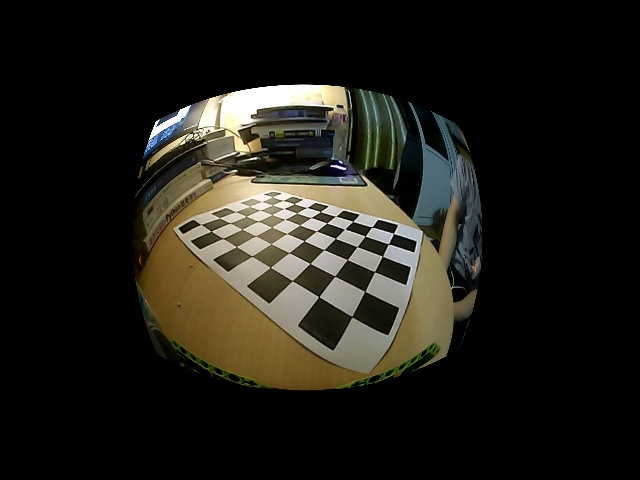
#> input picture otest.jpg, 640 x 480 px; its folder holds only this picture in this run
$ python -i one.py   (imports and definitions only)   (older library calls are emulated)
#> lines starting #> are read from the running program, lines starting #| are printed output that depends on the picture; after the words box and inside, x2 and y2 are one past the last pixel; in counts of white or black regions, pixels touching at a corner belong together
#> further down, picture is the input picture: shape (480, 640, 3); mean B, G, R 23.2, 29.6, 31.3
import cv2
import math
import numpy as np
from driver import *
#globe variable for control
Kp=0.1
Ki=0.5
Kd=0.3
wheelBase=15
V=30

#globe variable for
DIM_C=(640,480)
K_C=np.array([[264.8718530264331, 0.0, 299.52281262869144],
          [0.0, 264.8614748244235, 241.52849384953572],
          [0.0, 0.0, 1.0]])
D_C=np.array([[-0.018465666357146516],
            [0.00023640864891298283],
            [0.0004638369263624063],
            [-0.0010282773327839974]])

def distortionCorrect(orinImg):
    img=undistort(orinImg)
    return img
def undistort(img, K=K_C, D=D_C, DIM=DIM_C, scale=0.6, imshow=False):
#> called with K = array of shape (3, 3), D = array of shape (4, 1), DIM = (640, 480), scale = 0.6, imshow = False
    dim1 = img.shape[:2][::-1]  # dim1 is the dimension of input image to un-distort
#> dim1 = (640, 480)
    assert dim1[0] / dim1[1] == DIM[0] / DIM[1], "Image to undistort needs to have same aspect ratio as the ones used in calibration"
    if dim1[0] != DIM[0]:
        img = cv2.resize(img, DIM, interpolation=cv2.INTER_AREA)
    Knew = K.copy()
#> Knew = [[264.9, 0, 299.5], [0, 264.9, 241.5], [0, 0, 1]]
    if scale:  # change fov
        Knew[(0, 1), (0, 1)] = scale * Knew[(0, 1), (0, 1)]
    map1, map2 = cv2.fisheye.initUndistortRectifyMap(K, D, np.eye(3), Knew, DIM, cv2.CV_16SC2)
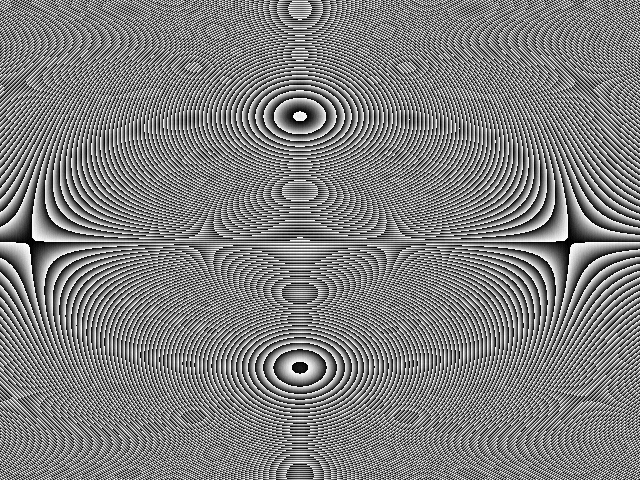
#> map2: shape (480, 640) uint16; min 0, max 1023, mean 511.1; drawn with min black and max white
    undistorted_img = cv2.remap(img, map1, map2, interpolation=cv2.INTER_LINEAR, borderMode=cv2.BORDER_CONSTANT)
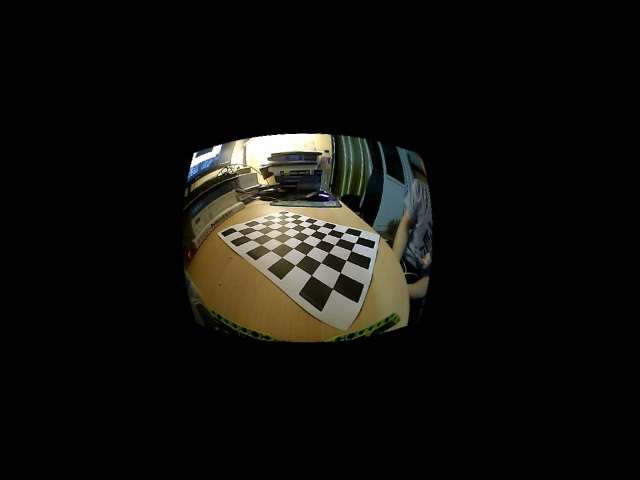
#> undistorted_img: shape (480, 640, 3); mean B, G, R 11.4, 14.5, 15.3
    if imshow:
        cv2.imshow("undistorted", undistorted_img)
    return undistorted_img
def PerspectiveTransfer(img):
    ROTATED_SIZE  = 600 #透视变换后的表盘图像大小
    CUT_SIZE     =  0   #透视变换时四周裁剪长度

    W_cols, H_rows= img.shape[:2]
#> W_cols = 480; H_rows = 640
    # 选用最佳标定点取得最优效果
    pts1 = np.float32([[260, 180], [420, 180], [580, 400], [100, 400]])#[250, 180], [430, 180], [580, 400], [100, 400]
    # 变换后矩阵位置
    pts2 = np.float32([[0, 0], [ROTATED_SIZE, 0], [ROTATED_SIZE, ROTATED_SIZE], [0, ROTATED_SIZE], ])
    # 生成透视变换矩阵；进行透视变换
    M = cv2.getPerspectiveTransform(pts1, pts2)
    dst1 = cv2.warpPerspective(img, M, (ROTATED_SIZE, ROTATED_SIZE))
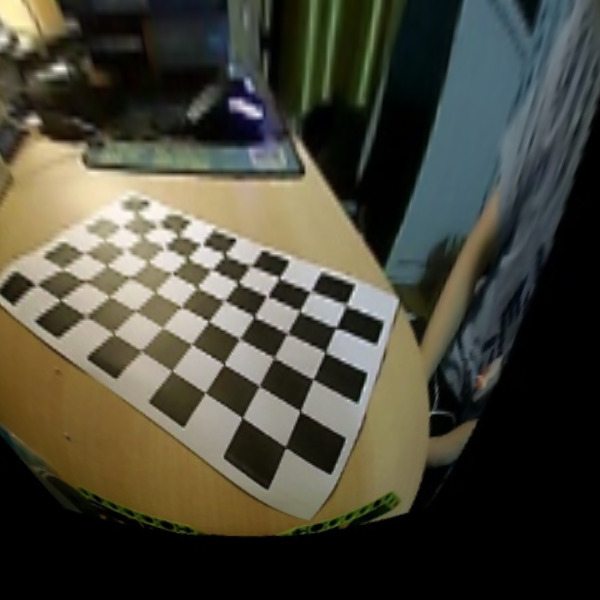
#> dst1: shape (600, 600, 3); mean B, G, R 58.2, 70.9, 72.5
    return dst1

def control(angle1,angle2,sum):
    w=Kp*angle1+Ki*sum+Kd*(angle2-angle1)
    sum+=angle2
    VR=w*wheelBase/2+V
    VL=V-w*wheelBase/2
    return VR,VL
def canny(img):
    gray_img = cv2.cvtColor(img, cv2.COLOR_BGR2GRAY)
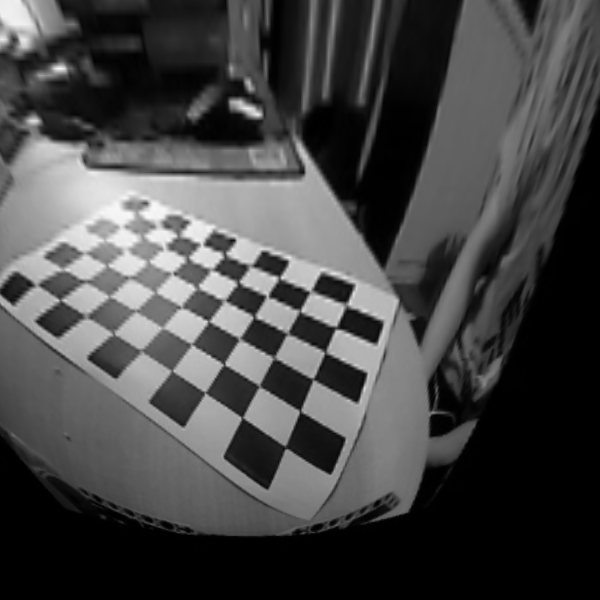
#> gray_img: shape (600, 600); min 0, max 249, mean 69.9
    canny_img = cv2.Canny(gray_img, 100, 150, 3)
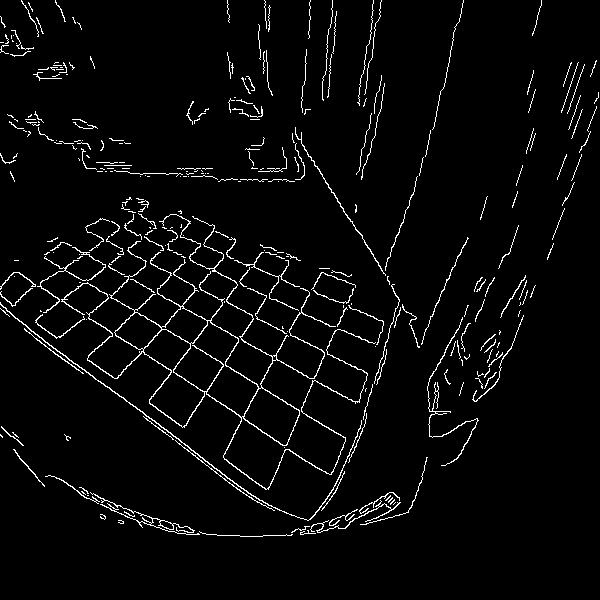
#> canny_img: shape (600, 600); 3.6% white in thin lines or dots, all inside (x1, y1, x2, y2) = (0, 0, 599, 537)
    return canny_img
def slideWindow(canny_img):
    Pheight = canny_img.shape[0]
#> Pheight = 600
    Pwidth = canny_img.shape[1]
#> Pwidth = 600
    print(canny_img.shape)
#| (600, 600)
    width = 200
    height = 40
    linewidthMin = 20
    originPoint = (int(Pwidth / 2 - width / 2), Pheight - height)
#> originPoint = (200, 560)
    canny_img2 = canny_img.copy()
    cv2.rectangle(canny_img2, (originPoint[0], originPoint[1]), (originPoint[0] + width, originPoint[1] + height),
                  (255, 0, 255), 2)
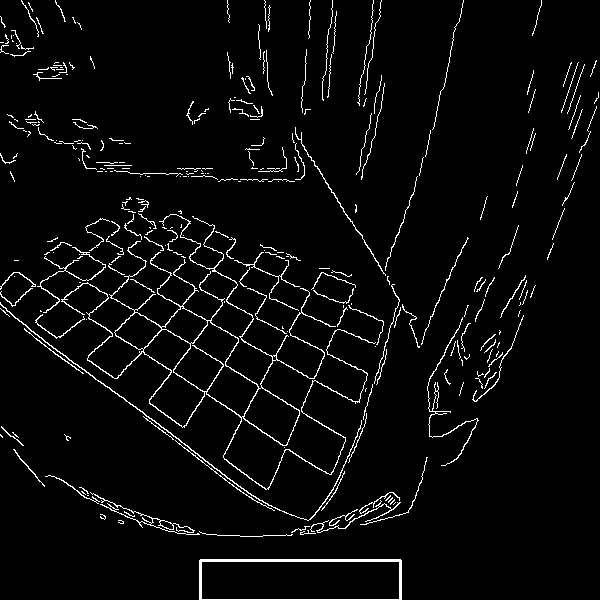
#> canny_img2: shape (600, 600); 3.9% white in thin lines or dots
    cv2.imshow("canny_img", canny_img)
    for v in range(int(Pheight / height)):
        print("rec index:", v)
        print(originPoint)
        position = 0
        positionCnt = 0
        for j in range(3):
            cnt = 0
            poSum = 0
            line1 = False
            restart = 0
            for i in range(width):
                if line1 == False:
                    try:
                        if canny_img[originPoint[1] + j][originPoint[0] + i] == 255:
                            cnt += 1
                            poSum = poSum + i
                            restart = i + linewidthMin
                            line1 = True
                            # print(i)
                    except:
                        pass
                else:
                    if i < restart:
                        continue
                    else:
                        try:
                            if canny_img[originPoint[1] + j][originPoint[0] + i] == 255:
                                cnt += 1
                                poSum = poSum + i
                                # print(i)
                                break
                        except:
                            pass
            if cnt != 0:
                linePo = poSum / cnt
                # print('cnt:',cnt)
                position = position + linePo
                positionCnt += 1
        if positionCnt != 0:
            position = position / positionCnt
        print("aver:", position)
        print("<<<<<<")
        newPoint = (int(originPoint[0] + position - width / 2), originPoint[1] - height)
        cv2.rectangle(canny_img2, (newPoint[0], newPoint[1]), (newPoint[0] + width, newPoint[1] + height),
                      (255, 0, 255), 2)
        originPoint = newPoint
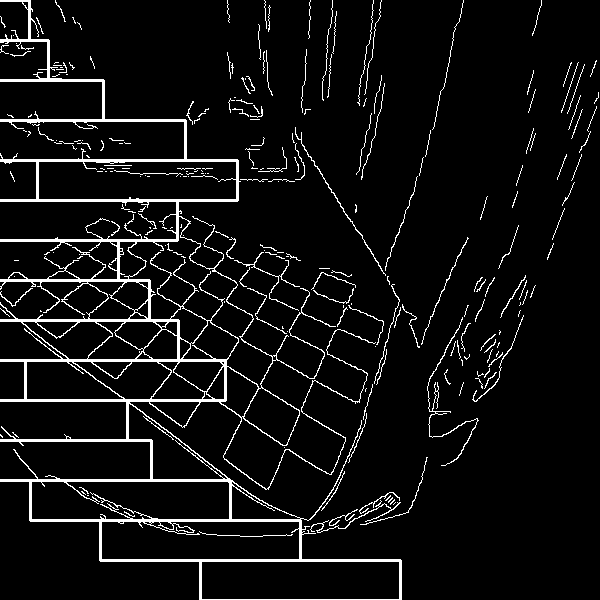
#> canny_img2: shape (600, 600); 6.4% white; 246 white regions (137 under 20 px), largest, box (x1, y1, x2, y2) and area: (0, 0, 402, 600) 16396, (427, 317, 479, 466) 385, (295, 127, 386, 276) 234
    slopeRateSum = 0
    pointCtn = 5
    startPoint = 1
    recpointls=[]
    for i in range(startPoint, pointCtn + startPoint):
        tmp = (recpointls[i + 1][1] - recpointls[i][1]) / (recpointls[i][0] - recpointls[i + 1][0])
        print(tmp)
        slopeRateSum = +tmp
    slopeRate = slopeRateSum / pointCtn
    # print(slopeRate)
    angle = math.atan(slopeRate)
    print("angle",90 - math.degrees(angle))
    cv2.imshow("canny_img", canny_img2)
    return angle
def getAngle(frame1):
    img = distortionCorrect(frame1)
    img = PerspectiveTransfer(img)
    canny_img = canny(img)
    angle2 = slideWindow(canny_img)
    return angle2
def runCar():
    car=driver()
    cap1 = cv2.VideoCapture(0)
    _, frame1 = cap1.read()
    angle1=getAngle(frame1)
    angleSum=angle1
    while True:
        _, frame1 = cap1.read()
        angle2=getAngle(frame1)
        angleSum+=angle2
        VR,VL=control(angle1,angle2,angleSum)
        car.set_speed(VR,VL)
        k = cv2.waitKey(1)
        if k == ord('q'):
            break

>>> import cv2
>>> picture = cv2.imread('otest.jpg')
#> (the run stopped early here; a loop or call above may not have finished)

$ run again, on test4.jpg
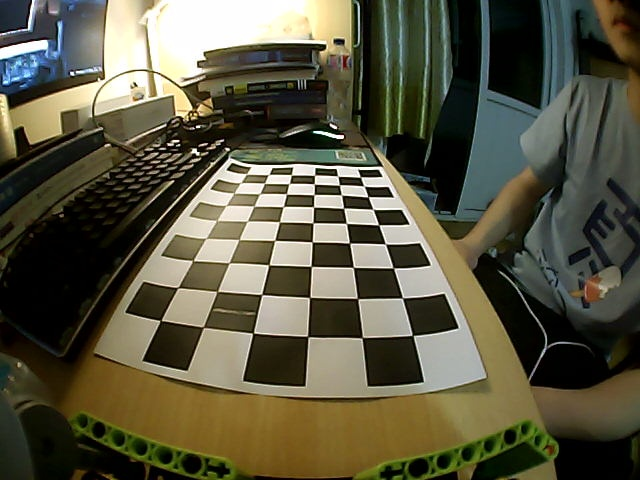
#> input picture test4.jpg, 640 x 480 px
#> picture is the input picture: shape (480, 640, 3); mean B, G, R 65.6, 85.8, 88.7
#> Knew = [[264.9, 0, 299.5], [0, 264.9, 241.5], [0, 0, 1]]
#> in canny, `canny_img = cv2.Canny(gray_img, 100, 150, 3)`:
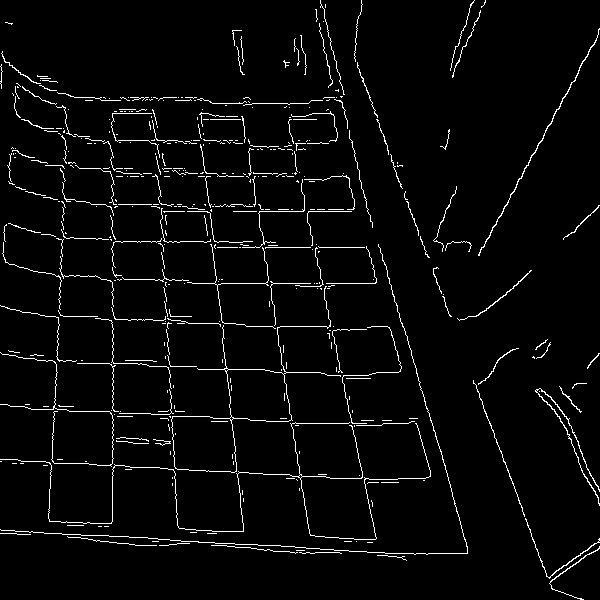
#> canny_img: shape (600, 600); 3.4% white in thin lines or dots
#| (600, 600)
#> after the loop in slideWindow, `for v in range(int(Pheight / height)):`:
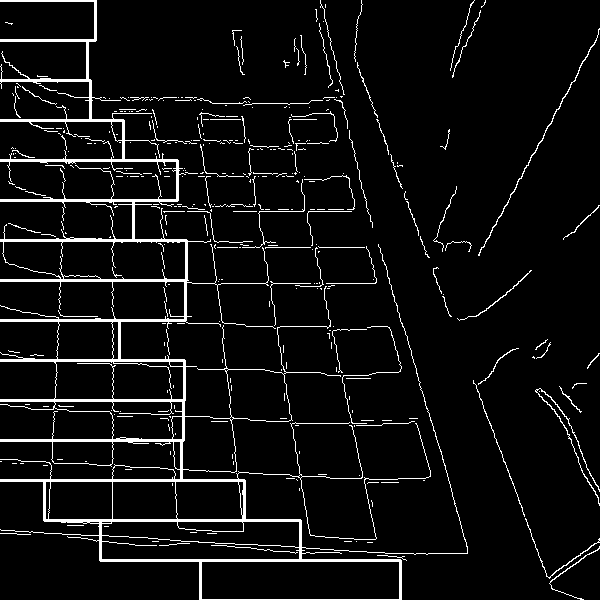
#> canny_img2: shape (600, 600); 6.1% white; 370 white regions (282 under 20 px), largest, box (x1, y1, x2, y2) and area: (0, 0, 468, 600) 15171, (478, 28, 600, 256) 342, (535, 388, 600, 506) 330
